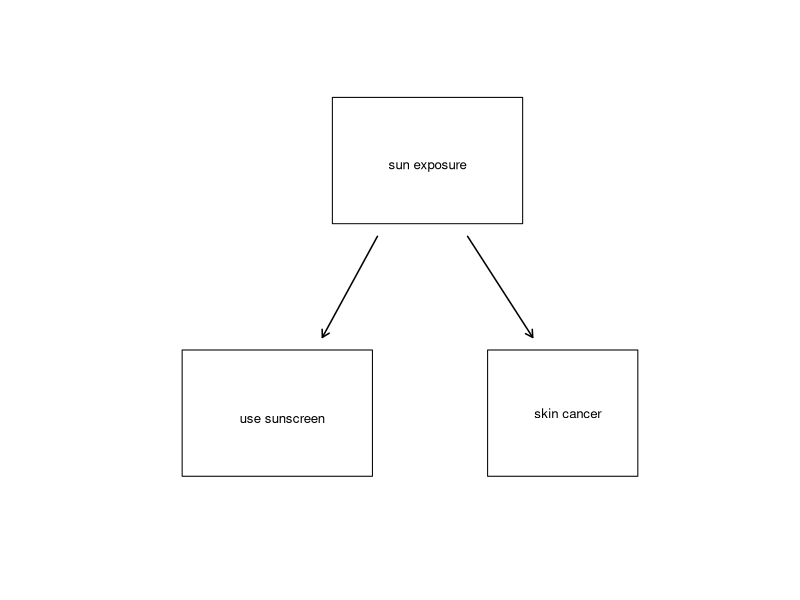

Recreate this plot in R. (Note: this script raises an error after producing the figure.)
## ---- chunk 1
plot(c(-0.05,1.2),c(0.39,1),type='n',axes=FALSE,xlab ="",ylab="")

text(0.59, 0.89, 'sun exposure',cex=.8)
rect(0.4,0.8,0.78,1)

text(0.3, 0.49, 'use sunscreen',cex=.8)
rect(0.1,0.4, 0.48, 0.6)
arrows(0.49, 0.78, 0.38, 0.62, length=0.08, lwd=1.5)

text(0.87, 0.5, 'skin cancer',cex=.8)
rect(0.71,0.4, 1.01, 0.6)
arrows(0.67, 0.78, 0.8, 0.62, length=0.08, lwd=1.5)

arrows(0.5, 0.5, 0.69, 0.5, length=0.08, col=COL[6,2])
#text(0.6, 0.495, 'X', cex=2, col=COL[4])
text(0.595, 0.565, "?", cex=1.5, col=COL[4])

## ---- chunk 2
SAT %>%
  gf_point(sat~expend,xlab="Expenditure per pupil",ylab="Average SAT score",title="SAT Scores versus Expenditures") %>%
  gf_theme(theme_classic())

## ---- chunk 3
SAT %>% 
  mutate(fracGroup = derivedFactor(
Hi = (frac > 40),
Low = (frac <=40) )) %>%
  gf_point(sat~expend,color=~fracGroup,xlab="Expenditure per pupil",ylab="Average SAT score",title="SAT Scores versus Expenditures") %>%
  gf_lm() %>%
  gf_theme(theme_classic()) %>%
  gf_labs(color="Fraction")
## ---- chunk 4
county_M377 <- county_complete %>% 
  select(name, state, pop2000, pop2010, fed_spend=fed_spending_2009, poverty=poverty_2010, 
         homeownership = homeownership_2010, multi_unit = housing_multi_unit_2010, 
         income = per_capita_income_2010, med_income = median_household_income_2010) %>%
  mutate(fed_spend=fed_spend/pop2010)
## ---- chunk 5
pch <- 1
cex <- sqrt(county_M377$pop2010/1e6)
colPop <- fadeColor(ifelse(cex > 0.35, COL[4], COL[1]), substr(gray(0.6+cex*0.1),2,3))
colSm  <- colPop
cexF   <- 2
cex <- 0.7
pch <- 20
gp1 <- cex < 0.32
colSm  <- COL[1,3]
colPop <- COL[1,3]
cexF   <- 1
plot(county_M377$multi_unit[gp1], county_M377$homeownership[gp1], pch=pch, col=colSm, xlab="", ylab="Percent of Homeownership", axes=FALSE, cex=ifelse(cex < 0.32, 0.32, cex)[gp1], xlim=range(county_M377$multi_unit), ylim=range(county_M377$homeownership))
at = seq(0, 100, 20)
axis(1, at, paste0(at, "%"))
axis(2, at, paste0(at, "%"))
box()
points(county_M377$multi_unit[!gp1], county_M377$homeownership[!gp1], pch=pch, col=colPop, xlab="", ylab="Percent of Homeownership", cex=ifelse(cex < 0.32, 0.32, cex)[!gp1])
points(county_M377$multi_unit[!gp1], county_M377$homeownership[!gp1], pch=20, cex = 0.2, col=COL[5,3])
#points(cc$housing_multi_unit, cc$home_ownership, pch=".", cex=1)
#rug(county$poverty[county$fed_spend > 40], side=3)
mtext("Percent of Units in Multi-Unit Structures", 1, 1.9, cex= 1)
## ---- chunk 6

data(COL)
set.seed(3)
N   <- 108
n   <- 18
colSamp <- COL[4]
PCH <- rep(c(1, 3, 20)[3], 3)

col <- rep(COL[1], N)
pch <- PCH[match(col, COL)]

#=====> SRS <=====#
plot(0, xlim=c(0,2), ylim=0:1, type='n', axes=FALSE,xlab="",ylab="")
box()
x   <- runif(N, 0, 2)
y   <- runif(N)
inc <- n
points(x, y, col=col, pch=pch)

these <- sample(N, n)
points(x[these], y[these], pch=20, cex=0.8, col=colSamp)
points(x[these], y[these], cex=1.4, col=colSamp)

## ---- chunk 7


#=====> Stratified <=====#
PCH <- rep(c(1, 3, 20)[3], 3)
plot(0, xlim=c(0,2), ylim=0:1, type='n', axes=FALSE,xlab="",ylab="")
box()
X    <- c(0.18, 0.3, 0.68, 1.18, 1.4, 1.74)
Y    <- c(0.2, 0.78, 0.44, 0.7, 0.25, 0.65)
locs <- c(1, 4, 5, 3, 6, 2)
gps  <- list()
N    <- 1.1*c(15, 12, 35, 22, 13, 28)
R    <- sqrt(N/500)
p    <- matrix(c(12, 2, NA,
				 1,  2, NA,
				 4,  30, NA,
				 19, 1, NA,
				 11, 0, NA,
				 3, 24, NA), 3)
p     <- round(p*1.1)
p[3,] <- N - p[1,] - p[2,]
above <- c(1, 1, 1, 1, -1, 1)
for(i in 1:6){
	hold <- seq(0, 2*pi, len=99)
	x    <- X[i] + (R[i]+0.01)*cos(hold)
	y    <- Y[i] + (R[i]+0.01)*sin(hold)
	polygon(x, y, border=COL[5,4])
	x    <- rep(NA, N[i])
	y    <- rep(NA, N[i])
	for(j in 1:N[i]){
		inside <- FALSE
		while(!inside){
			xx <- runif(1, -R[i], R[i])
			yy <- runif(1, -R[i], R[i])
			if(sqrt(xx^2 + yy^2) < R[i]){
				inside <- TRUE
				x[j]   <- xx
				y[j]   <- yy
			}
		}
	}
	type <- sample(1, N[i], TRUE)
	pch  <- PCH[type]
	col  <- COL[type]
	x    <- X[i]+x
	y    <- Y[i]+y
	points(x, y, pch=pch, col=col)
	these  <- sample(N[i], 3)
	points(x[these], y[these], pch=20, cex=0.8, col=colSamp)
	points(x[these], y[these], cex=1.4, col=colSamp)
}
text(X, Y+above*(R+0.01), paste("Stratum", 1:6), pos=2+above, cex=1.1)


## ---- chunk 8

#=====> Cluster <=====#
PCH <- rep(c(1, 3, 20)[3], 3)
plot(0, xlim=c(0,2), ylim=0:1, type='n', axes=FALSE,xlab="",ylab="")
box()
X    <- c(0.17, 0.19, 0.52, 0.85, 1, 1.22, 1.49, 1.79, 1.85)
Y    <- c(0.3, 0.75, 0.5, 0.26, 0.73, 0.38, 0.67, 0.3, 0.8)
locs <- c(1, 4, 5, 3, 6, 2)
gps  <- list()
N    <- c(18, 12, 11, 13, 16, 14, 15, 16, 12)
R    <- sqrt(N/500)
p    <- matrix(c(6,  8, NA,
				 4,  4, NA,
				 4,  4, NA,
				 5,  4, NA,
				 8,  5, NA,
				 4,  5, NA,
				 5,  9, NA,
				 6,  5, NA,
				 4,  5, NA), 3)
p[3,] <- N - p[1,] - p[2,]
above <- c(-1, 1, 1, 1, 1, -1, 1, 1, 1)
for(i in 1:length(X)){
	hold <- seq(0, 2*pi, len=99)
	x    <- X[i] + (R[i]+0.02)*cos(hold)
	y    <- Y[i] + (R[i]+0.02)*sin(hold)
	polygon(x, y, border=COL[5,4])
	if(i %in% c(3, 4, 8)){
		polygon(x, y, border=COL[4], lty=2, lwd=1.5)
	}
	x    <- rep(NA, N[i])
	y    <- rep(NA, N[i])
	for(j in 1:N[i]){
		inside <- FALSE
		while(!inside){
			xx <- runif(1, -R[i], R[i])
			yy <- runif(1, -R[i], R[i])
			if(sqrt(xx^2 + yy^2) < R[i]){
				inside <- TRUE
				x[j]   <- xx
				y[j]   <- yy
			}
		}
	}
	type <- sample(1, N[i], TRUE)
	pch  <- PCH[type]
	col  <- COL[type]
	x    <- X[i]+x
	y    <- Y[i]+y
	points(x, y, pch=pch, col=col)
	these  <- 1:N[i]
	if(i %in% c(3, 4, 8)){
	points(x[these], y[these], pch=20, cex=0.8, col=colSamp)
	points(x[these], y[these], cex=1.4, col=colSamp)
		#points(x[these], y[these], pch=19, col=colSamp)
	}
}
text(X, Y+above*(R+0.01), paste("Cluster", 1:length(X)), pos=2+above, cex=1.1)


## ---- chunk 9
set.seed(2)
xlim     <- c(0, 1)
slimBox3 <- 0.03
#COL      <- c("#225588", "#2266AA", "#882255", "#AA2266", "#000000", "#AAAAAA")
data(COL)

plot(c(0, 2.9), type="n", axes=FALSE, xlab="", ylab="", xlim=c(-0.1, 1.1))
rect(0, 2.2, 1, 2.9)
text(0.5, 2.885, "Numbered patients", pos=3, cex=0.9)
rect(0, 1.2, 0.45, 1.9)
rect(0.55, 1.2, 1, 1.9)
arrows(0.56, 2.17, 0.75, 2.02, length=0.1, lwd=1.37)
arrows(0.44, 2.17, 0.25, 2.02, length=0.1, lwd=1.37)
text(0.5, 2.07, "create\nblocks", cex=0.8)
text(0.2, 1.89, "Low-risk patients", pos=3, cex=0.7)
text(0.2+0.55, 1.89, "High-risk patients", pos=3, cex=0.7)
rect(0, 0.48, 1, 0.9, border=COL[5])
rect(0, 0.00, 1, 0.42, border=COL[5])
#rect(0.55+slimBox3, 0.48, 1, 0.9)
#rect(0.55+slimBox3, 0.00, 1, 0.42)
arrows(0.09, 1.16, y1=1, length=0.1, lwd=1.37)
text(0.1, 1.08, "randomly\nsplit in half", cex=0.7, pos=4)
arrows(0.12+0.55, 1.16, y1=1, length=0.1, lwd=1.37)
text(0.13+0.55, 1.08, "randomly\nsplit in half", cex=0.7, pos=4)

#=====> Inner Box <=====#
rect(0.02, 0.50, 0.41, 0.88, border=COL[5,3])
rect(0.02, 0.02, 0.41, 0.40, border=COL[5,3])
rect(0.57+slimBox3, 0.50, 0.98, 0.88, border=COL[5,3])
rect(0.57+slimBox3, 0.02, 0.98, 0.40, border=COL[5,3])

#=====> Labels <=====#
rect(-0.05, 0.39+0.47, 0.14, 0.45+0.47, col="#FFFFFF", border=COL[5])
text(0.02, 0.424+0.47, "Control", cex=0.6, col=COL[5])

rect(-0.05, 0.39, 0.14, 0.45, col="#FFFFFF", border=COL[5])
text(0.04, 0.424, "Treatment", cex=0.6, col=COL[5])

n   <- 6*9
pch <- c(1, 20)[sample(2, n, TRUE, c(0.8, 1.2))]
cex <- rnorm(n, 1, 0.001)
k   <- 0
for(x in seq(0.1, 0.9, len=9)){
	for(y in rev(seq(0.3, 0.8, len=6))){
		k <- k+1
		points(x, y+2, pch=pch[k], cex=cex[k], col=COL[1+3*(pch[k]==1)])
		text(x, y+1.98, k, cex=0.45, pos=3, col=COL[1+3*(pch[k]==1)])
	}
}

trmt  <- rep(NA, n)

these <- which(pch == 1)
trmt[sample(these, length(these)/2)] <- "ctrl"
trmt[is.na(trmt) & pch == 1] <- "trmt"
k <- 0
x <- 0.078
y <- 1.83
for(i in these){
	k <- k+1
	points(x, y, pch=pch[i], cex=cex[i], col=COL[4])
	text(x, y-0.02, i, cex=0.45, pos=3, col=COL[4])
	if(y < 1.3){
		x <- x + 0.095
		y <- 1.83
	} else {
		y <- y - 0.11
	}
}
these <- which(pch != 1)
trmt[sample(these, length(these)/2)] <- "ctrl"
trmt[is.na(trmt) & pch != 1] <- "trmt"
k <- 0
x <- 0.615
y <- 1.82
for(i in these){
	k <- k+1
	points(x, y, pch=pch[i], cex=cex[i], col=COL[1])
	text(x, y-0.02, i, cex=0.45, pos=3, col=COL[1])
	if(y < 1.3){
		x <- x + 0.08
		y <- 1.83
	} else {
		y <- y - 0.095
	}
}

#=====> Low Risk <=====#
k <- rep(0,4)
x <- c(0.10, 0.10, 0.665, 0.665)
y <- c(0.35, 0.83, 0.35, 0.83)-0.03
for(i in 1:n){
	j <- 1
	if(trmt[i] == "trmt"){
		j <- j+1
	}
	if(pch[i] != 1){
		j <- j+2
	}
	k[j] <- k[j]+1
	points(x[j], y[j], pch=pch[i], cex=cex[i], col=COL[1+3*(pch[i] == 1)])
	text(x[j], y[j]-0.02, i, cex=0.45, pos=3, col=COL[1+3*(pch[i] == 1)])
	if(y[j] < 0.12 + 0.51*(j %in% c(2,4)) - 0.03){
		x[j] <- x[j] + 0.11 - 0.025*(j > 2)
		y[j] <- 0.35 + 0.48*(j %in% c(2,4)) - 0.03
	} else {
		y[j] <- y[j] - 0.085
	}
	#Sys.sleep(0.3)
}


